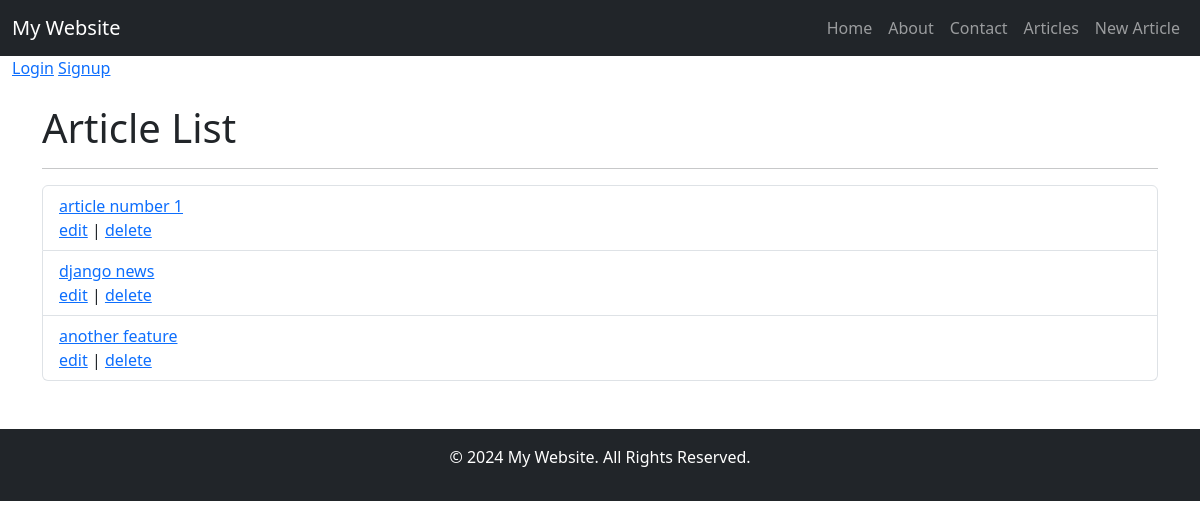
/articles/, run on an earlier commit of the app's database.
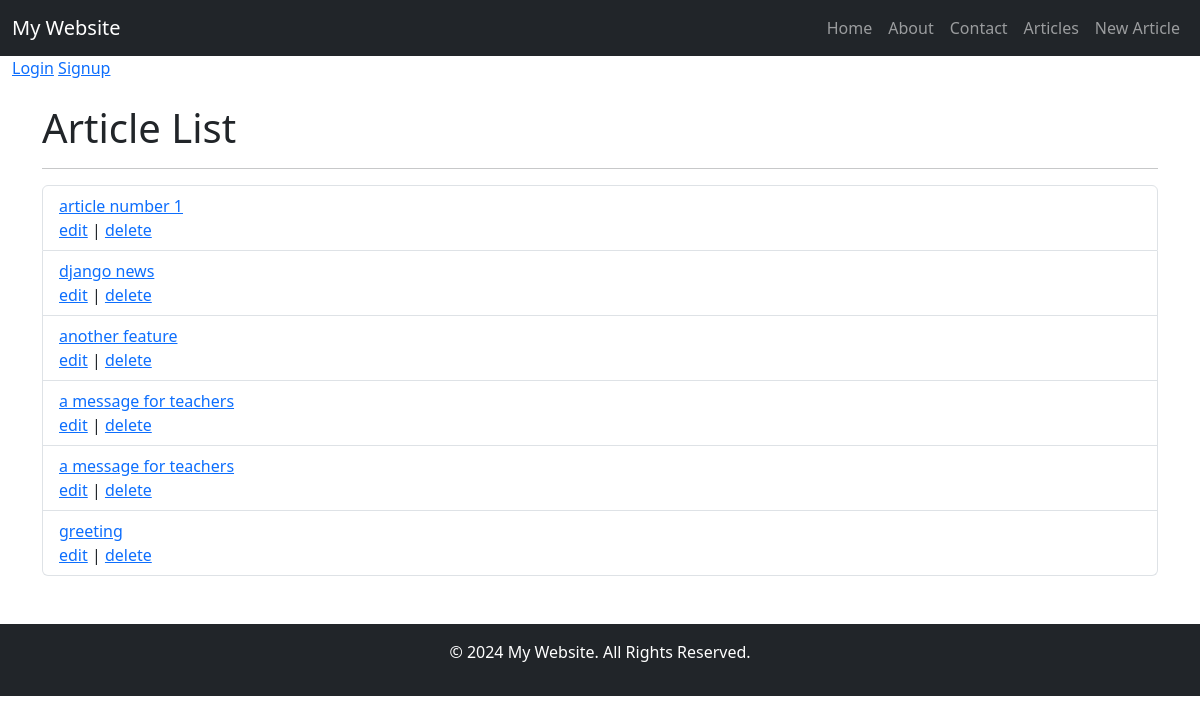
And on a later commit of the database.
### articles/models.py (models this page shows, shortened)
class Article(models.Model):
    title = models.CharField(max_length=150)
    body = models.TextField()
    date = models.DateTimeField(auto_now_add=True)
    author = models.ForeignKey(get_user_model(), on_delete=models.CASCADE)
    def __str__(self):
        return self.title

### articles/views.py (the view)
# urls.py: path('', ArticleListView.as_view(), name='article_list'),
class ArticleListView(ListView):
    model = Article
    template_name = 'articles/article_list.html'

### templates/articles/article_list.html (shortened to what this page needs)
{% extends 'base.html' %}
{% block content %}
	<h1>Article List</h1>
    <hr>
    <div class="list-group">
        <ul class="list-group">
            {% for object in object_list %}
            	<li class="list-group-item"> <a href="{% url 'article_detail' object.pk %}">{{ object }} </a> <br>
                <a class="dj_map_wrapper" href="{% url 'article_edit' object.pk %}">edit</a>  |
                    <a class="dj_map_delete" href="{% url 'article_delete' object.pk %}">delete</a>
                </li>
            {% endfor %}
        </ul>
    </div>
{% endblock %}

What changed in the data, as far as the page shows it:
added Article: title "a message for teachers"
added Article: title "a message for teachers"
added Article: title "greeting"
